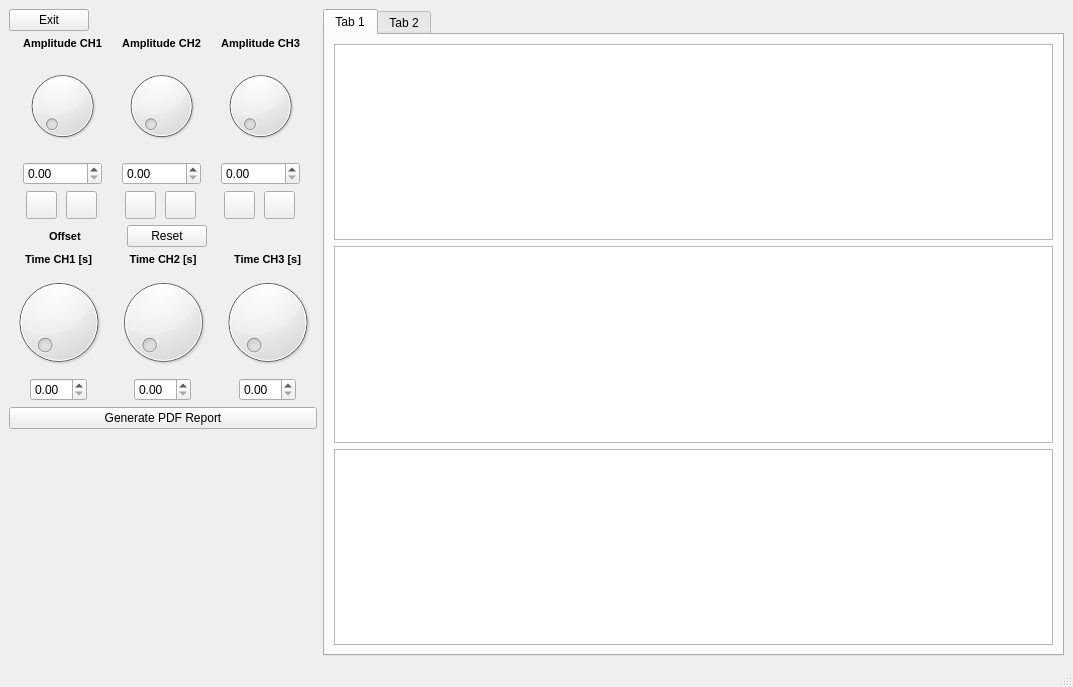
<?xml version="1.0" encoding="UTF-8"?>
<ui version="4.0">
 <class>MainWindow</class>
 <widget class="QMainWindow" name="MainWindow">
  <property name="geometry">
   <rect>
    <x>0</x>
    <y>0</y>
    <width>1073</width>
    <height>687</height>
   </rect>
  </property>
  <property name="windowTitle">
   <string>MainWindow</string>
  </property>
  <widget class="QWidget" name="centralwidget">
   <layout class="QHBoxLayout" name="horizontalLayout_14">
    <item>
     <layout class="QVBoxLayout" name="verticalLayout_18">
      <item>
       <layout class="QVBoxLayout" name="verticalLayout_8">
        <item>
         <layout class="QHBoxLayout" name="horizontalLayout_5">
          <item>
           <widget class="QPushButton" name="pushButton_2">
            <property name="text">
             <string>Exit</string>
            </property>
           </widget>
          </item>
          <item>
           <spacer name="horizontalSpacer_4">
            <property name="orientation">
             <enum>Qt::Horizontal</enum>
            </property>
            <property name="sizeHint" stdset="0">
             <size>
              <width>40</width>
              <height>20</height>
             </size>
            </property>
           </spacer>
          </item>
         </layout>
        </item>
        <item>
         <layout class="QVBoxLayout" name="verticalLayout_7">
          <item>
           <layout class="QHBoxLayout" name="horizontalLayout_2">
            <item>
             <layout class="QVBoxLayout" name="verticalLayout_4">
              <item>
               <widget class="QLabel" name="label">
                <property name="font">
                 <font>
                  <pointsize>8</pointsize>
                  <weight>75</weight>
                  <bold>true</bold>
                 </font>
                </property>
                <property name="text">
                 <string>&lt;html&gt;&lt;head/&gt;&lt;body&gt;&lt;p align=&quot;center&quot;&gt;Amplitude CH1&lt;/p&gt;&lt;/body&gt;&lt;/html&gt;</string>
                </property>
               </widget>
              </item>
              <item>
               <layout class="QVBoxLayout" name="verticalLayout">
                <item>
                 <widget class="QDial" name="dial"/>
                </item>
                <item>
                 <widget class="QDoubleSpinBox" name="doubleSpinBox"/>
                </item>
                <item>
                 <layout class="QHBoxLayout" name="horizontalLayout_11">
                  <item>
                   <widget class="QPushButton" name="pushButton_4">
                    <property name="minimumSize">
                     <size>
                      <width>31</width>
                      <height>28</height>
                     </size>
                    </property>
                    <property name="maximumSize">
                     <size>
                      <width>31</width>
                      <height>28</height>
                     </size>
                    </property>
                    <property name="text">
                     <string/>
                    </property>
                    <property name="icon">
                     <iconset>
                      <normaloff>Images/play.png</normaloff>Images/play.png</iconset>
                    </property>
                   </widget>
                  </item>
                  <item>
                   <widget class="QPushButton" name="pushButton_5">
                    <property name="minimumSize">
                     <size>
                      <width>31</width>
                      <height>28</height>
                     </size>
                    </property>
                    <property name="maximumSize">
                     <size>
                      <width>31</width>
                      <height>28</height>
                     </size>
                    </property>
                    <property name="text">
                     <string/>
                    </property>
                    <property name="icon">
                     <iconset>
                      <normaloff>Images/pause.png</normaloff>Images/pause.png</iconset>
                    </property>
                   </widget>
                  </item>
                 </layout>
                </item>
               </layout>
              </item>
             </layout>
            </item>
            <item>
             <layout class="QVBoxLayout" name="verticalLayout_5">
              <item>
               <widget class="QLabel" name="label_4">
                <property name="font">
                 <font>
                  <pointsize>8</pointsize>
                  <weight>75</weight>
                  <bold>true</bold>
                 </font>
                </property>
                <property name="text">
                 <string>&lt;html&gt;&lt;head/&gt;&lt;body&gt;&lt;p align=&quot;center&quot;&gt;Amplitude CH2&lt;/p&gt;&lt;/body&gt;&lt;/html&gt;</string>
                </property>
               </widget>
              </item>
              <item>
               <layout class="QVBoxLayout" name="verticalLayout_2">
                <item>
                 <widget class="QDial" name="dial_2"/>
                </item>
                <item>
                 <widget class="QDoubleSpinBox" name="doubleSpinBox_2"/>
                </item>
                <item>
                 <layout class="QHBoxLayout" name="horizontalLayout_12">
                  <item>
                   <widget class="QPushButton" name="pushButton_6">
                    <property name="minimumSize">
                     <size>
                      <width>31</width>
                      <height>28</height>
                     </size>
                    </property>
                    <property name="maximumSize">
                     <size>
                      <width>31</width>
                      <height>28</height>
                     </size>
                    </property>
                    <property name="text">
                     <string/>
                    </property>
                    <property name="icon">
                     <iconset>
                      <normaloff>Images/play.png</normaloff>Images/play.png</iconset>
                    </property>
                   </widget>
                  </item>
                  <item>
                   <widget class="QPushButton" name="pushButton_7">
                    <property name="minimumSize">
                     <size>
                      <width>31</width>
                      <height>28</height>
                     </size>
                    </property>
                    <property name="maximumSize">
                     <size>
                      <width>31</width>
                      <height>28</height>
                     </size>
                    </property>
                    <property name="text">
                     <string/>
                    </property>
                    <property name="icon">
                     <iconset>
                      <normaloff>Images/pause.png</normaloff>Images/pause.png</iconset>
                    </property>
                   </widget>
                  </item>
                 </layout>
                </item>
               </layout>
              </item>
             </layout>
            </item>
            <item>
             <layout class="QVBoxLayout" name="verticalLayout_6">
              <item>
               <widget class="QLabel" name="label_5">
                <property name="font">
                 <font>
                  <pointsize>8</pointsize>
                  <weight>75</weight>
                  <bold>true</bold>
                 </font>
                </property>
                <property name="text">
                 <string>&lt;html&gt;&lt;head/&gt;&lt;body&gt;&lt;p align=&quot;center&quot;&gt;Amplitude CH3&lt;/p&gt;&lt;/body&gt;&lt;/html&gt;</string>
                </property>
               </widget>
              </item>
              <item>
               <layout class="QVBoxLayout" name="verticalLayout_3">
                <item>
                 <widget class="QDial" name="dial_3"/>
                </item>
                <item>
                 <widget class="QDoubleSpinBox" name="doubleSpinBox_3"/>
                </item>
                <item>
                 <layout class="QHBoxLayout" name="horizontalLayout_13">
                  <item>
                   <widget class="QPushButton" name="pushButton_8">
                    <property name="minimumSize">
                     <size>
                      <width>31</width>
                      <height>28</height>
                     </size>
                    </property>
                    <property name="maximumSize">
                     <size>
                      <width>31</width>
                      <height>28</height>
                     </size>
                    </property>
                    <property name="text">
                     <string/>
                    </property>
                    <property name="icon">
                     <iconset>
                      <normaloff>Images/play.png</normaloff>Images/play.png</iconset>
                    </property>
                   </widget>
                  </item>
                  <item>
                   <widget class="QPushButton" name="pushButton_9">
                    <property name="minimumSize">
                     <size>
                      <width>31</width>
                      <height>28</height>
                     </size>
                    </property>
                    <property name="maximumSize">
                     <size>
                      <width>31</width>
                      <height>28</height>
                     </size>
                    </property>
                    <property name="text">
                     <string/>
                    </property>
                    <property name="icon">
                     <iconset>
                      <normaloff>Images/pause.png</normaloff>Images/pause.png</iconset>
                    </property>
                   </widget>
                  </item>
                 </layout>
                </item>
               </layout>
              </item>
             </layout>
            </item>
           </layout>
          </item>
          <item>
           <layout class="QHBoxLayout" name="horizontalLayout_4">
            <item>
             <layout class="QHBoxLayout" name="horizontalLayout">
              <item>
               <spacer name="horizontalSpacer">
                <property name="orientation">
                 <enum>Qt::Horizontal</enum>
                </property>
                <property name="sizeHint" stdset="0">
                 <size>
                  <width>40</width>
                  <height>20</height>
                 </size>
                </property>
               </spacer>
              </item>
              <item>
               <widget class="QLabel" name="label_2">
                <property name="font">
                 <font>
                  <pointsize>8</pointsize>
                  <weight>75</weight>
                  <bold>true</bold>
                 </font>
                </property>
                <property name="text">
                 <string>Offset</string>
                </property>
               </widget>
              </item>
              <item>
               <spacer name="horizontalSpacer_2">
                <property name="orientation">
                 <enum>Qt::Horizontal</enum>
                </property>
                <property name="sizeHint" stdset="0">
                 <size>
                  <width>40</width>
                  <height>20</height>
                 </size>
                </property>
               </spacer>
              </item>
             </layout>
            </item>
            <item>
             <widget class="QPushButton" name="pushButton">
              <property name="text">
               <string>Reset</string>
              </property>
             </widget>
            </item>
            <item>
             <spacer name="horizontalSpacer_3">
              <property name="orientation">
               <enum>Qt::Horizontal</enum>
              </property>
              <property name="sizeHint" stdset="0">
               <size>
                <width>40</width>
                <height>20</height>
               </size>
              </property>
             </spacer>
            </item>
           </layout>
          </item>
          <item>
           <layout class="QHBoxLayout" name="horizontalLayout_3"/>
          </item>
         </layout>
        </item>
       </layout>
      </item>
      <item>
       <layout class="QHBoxLayout" name="horizontalLayout_10">
        <item>
         <layout class="QVBoxLayout" name="verticalLayout_9">
          <item>
           <widget class="QLabel" name="label_6">
            <property name="font">
             <font>
              <pointsize>8</pointsize>
              <weight>75</weight>
              <bold>true</bold>
             </font>
            </property>
            <property name="text">
             <string>&lt;html&gt;&lt;head/&gt;&lt;body&gt;&lt;p align=&quot;center&quot;&gt;Time CH1 [s]&lt;/p&gt;&lt;/body&gt;&lt;/html&gt;</string>
            </property>
           </widget>
          </item>
          <item>
           <layout class="QVBoxLayout" name="verticalLayout_10">
            <item>
             <widget class="QDial" name="dial_4"/>
            </item>
            <item>
             <layout class="QHBoxLayout" name="horizontalLayout_6">
              <item>
               <spacer name="horizontalSpacer_6">
                <property name="orientation">
                 <enum>Qt::Horizontal</enum>
                </property>
                <property name="sizeHint" stdset="0">
                 <size>
                  <width>40</width>
                  <height>20</height>
                 </size>
                </property>
               </spacer>
              </item>
              <item>
               <widget class="QDoubleSpinBox" name="doubleSpinBox_7"/>
              </item>
              <item>
               <spacer name="horizontalSpacer_5">
                <property name="orientation">
                 <enum>Qt::Horizontal</enum>
                </property>
                <property name="sizeHint" stdset="0">
                 <size>
                  <width>40</width>
                  <height>20</height>
                 </size>
                </property>
               </spacer>
              </item>
             </layout>
            </item>
           </layout>
          </item>
         </layout>
        </item>
        <item>
         <layout class="QVBoxLayout" name="verticalLayout_11">
          <item>
           <widget class="QLabel" name="label_7">
            <property name="font">
             <font>
              <pointsize>8</pointsize>
              <weight>75</weight>
              <bold>true</bold>
             </font>
            </property>
            <property name="text">
             <string>&lt;html&gt;&lt;head/&gt;&lt;body&gt;&lt;p align=&quot;center&quot;&gt;Time CH2 [s]&lt;/p&gt;&lt;/body&gt;&lt;/html&gt;</string>
            </property>
           </widget>
          </item>
          <item>
           <layout class="QVBoxLayout" name="verticalLayout_13">
            <item>
             <widget class="QDial" name="dial_5"/>
            </item>
            <item>
             <layout class="QHBoxLayout" name="horizontalLayout_7">
              <item>
               <spacer name="horizontalSpacer_9">
                <property name="orientation">
                 <enum>Qt::Horizontal</enum>
                </property>
                <property name="sizeHint" stdset="0">
                 <size>
                  <width>40</width>
                  <height>20</height>
                 </size>
                </property>
               </spacer>
              </item>
              <item>
               <widget class="QDoubleSpinBox" name="doubleSpinBox_8"/>
              </item>
              <item>
               <spacer name="horizontalSpacer_10">
                <property name="orientation">
                 <enum>Qt::Horizontal</enum>
                </property>
                <property name="sizeHint" stdset="0">
                 <size>
                  <width>40</width>
                  <height>20</height>
                 </size>
                </property>
               </spacer>
              </item>
             </layout>
            </item>
           </layout>
          </item>
         </layout>
        </item>
        <item>
         <layout class="QVBoxLayout" name="verticalLayout_16">
          <item>
           <widget class="QLabel" name="label_9">
            <property name="font">
             <font>
              <pointsize>8</pointsize>
              <weight>75</weight>
              <bold>true</bold>
             </font>
            </property>
            <property name="text">
             <string>&lt;html&gt;&lt;head/&gt;&lt;body&gt;&lt;p align=&quot;center&quot;&gt;Time CH3 [s]&lt;/p&gt;&lt;/body&gt;&lt;/html&gt;</string>
            </property>
           </widget>
          </item>
          <item>
           <layout class="QVBoxLayout" name="verticalLayout_17">
            <item>
             <widget class="QDial" name="dial_7"/>
            </item>
            <item>
             <layout class="QHBoxLayout" name="horizontalLayout_9">
              <item>
               <spacer name="horizontalSpacer_13">
                <property name="orientation">
                 <enum>Qt::Horizontal</enum>
                </property>
                <property name="sizeHint" stdset="0">
                 <size>
                  <width>40</width>
                  <height>20</height>
                 </size>
                </property>
               </spacer>
              </item>
              <item>
               <widget class="QDoubleSpinBox" name="doubleSpinBox_10"/>
              </item>
              <item>
               <spacer name="horizontalSpacer_14">
                <property name="orientation">
                 <enum>Qt::Horizontal</enum>
                </property>
                <property name="sizeHint" stdset="0">
                 <size>
                  <width>40</width>
                  <height>20</height>
                 </size>
                </property>
               </spacer>
              </item>
             </layout>
            </item>
           </layout>
          </item>
         </layout>
        </item>
       </layout>
      </item>
      <item>
       <widget class="QPushButton" name="pushButton_10">
        <property name="text">
         <string>Generate PDF Report</string>
        </property>
       </widget>
      </item>
      <item>
       <spacer name="verticalSpacer">
        <property name="orientation">
         <enum>Qt::Vertical</enum>
        </property>
        <property name="sizeHint" stdset="0">
         <size>
          <width>20</width>
          <height>40</height>
         </size>
        </property>
       </spacer>
      </item>
     </layout>
    </item>
    <item>
     <widget class="QTabWidget" name="tabWidget">
      <property name="minimumSize">
       <size>
        <width>741</width>
        <height>501</height>
       </size>
      </property>
      <property name="currentIndex">
       <number>0</number>
      </property>
      <widget class="QWidget" name="GraphsTab">
       <attribute name="title">
        <string>Tab 1</string>
       </attribute>
       <layout class="QVBoxLayout" name="verticalLayout_19">
        <item>
         <layout class="QVBoxLayout" name="verticalLayout_12">
          <item>
           <widget class="PlotWidget" name="graphicsView"/>
          </item>
          <item>
           <widget class="PlotWidget" name="graphicsView_2"/>
          </item>
          <item>
           <widget class="PlotWidget" name="graphicsView_3"/>
          </item>
         </layout>
        </item>
       </layout>
      </widget>
      <widget class="QWidget" name="SpectrogramTab">
       <attribute name="title">
        <string>Tab 2</string>
       </attribute>
       <layout class="QVBoxLayout" name="verticalLayout_20">
        <item>
         <widget class="PlotWidget" name="graphicsView_4"/>
        </item>
        <item>
         <widget class="PlotWidget" name="graphicsView_6"/>
        </item>
        <item>
         <widget class="PlotWidget" name="graphicsView_5"/>
        </item>
       </layout>
      </widget>
     </widget>
    </item>
   </layout>
  </widget>
  <widget class="QMenuBar" name="menubar">
   <property name="geometry">
    <rect>
     <x>0</x>
     <y>0</y>
     <width>1073</width>
     <height>26</height>
    </rect>
   </property>
  </widget>
  <widget class="QStatusBar" name="statusbar"/>
 </widget>
 <customwidgets>
  <customwidget>
   <class>PlotWidget</class>
   <extends>QGraphicsView</extends>
   <header>pyqtgraph</header>
   <container>1</container>
  </customwidget>
 </customwidgets>
 <resources/>
 <connections/>
</ui>
